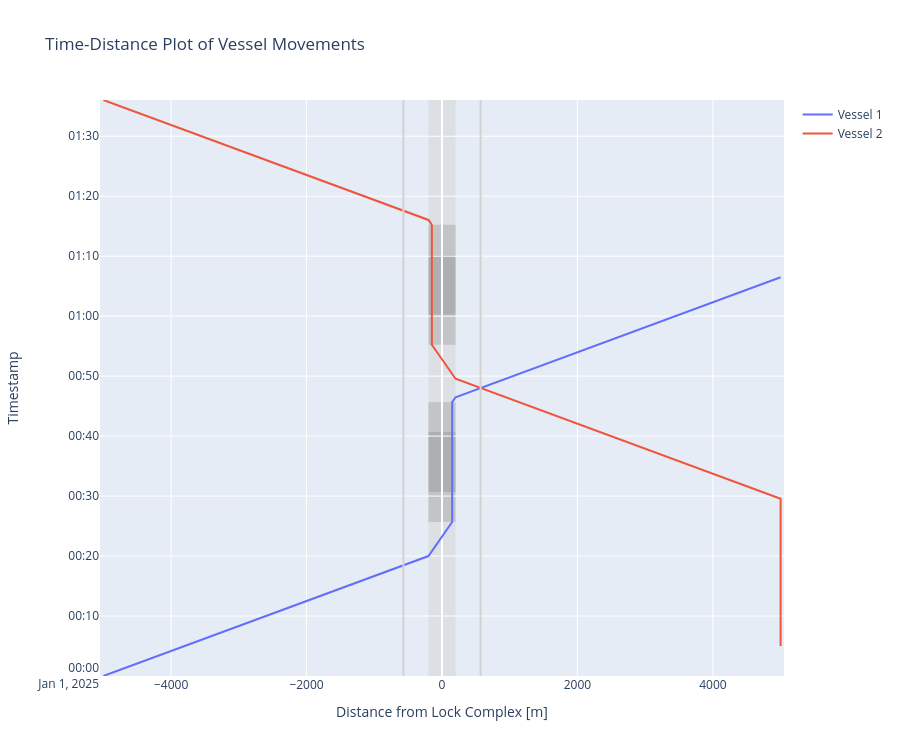

The code cell stored with this chart in its notebook:
### Markdown cell above
##### Time-distance diagram
Lock chambers also have time-distance diagram plots, in which we can inspect the trajectories of the vessels and the lock chamber operation phases. We can now better understand why waiting time emerged for the second vessel. Vessels pass at 300 meters from the lock (by default).

### Code cell
def cm_to_pixels(cm):
    return cm * 37.8 # Set figure height to 10 cmfig.update_layout(height=cm_to_pixels(10))

# We can plot the time-distance diagram
fig = lock_chamber.plot(xlimmin = -5050, 
                        xlimmax = 5050, 
                        method='Plotly')

fig.update_layout(height=cm_to_pixels(20))

### Figure 1 — Plotly figure (JSON) as saved in the notebook; plotly's stock layout.template omitted (floating-point values rounded to 4 significant figures)
{"data": [{"mode": "lines", "name": "Vessel 1", "type": "scatter", "x": [-5000.0, -5000.0, -200.0, -200.0, 150.0, 150.0, 150.0, 150.0, 150.0, 150.0, 150.0, 150.0, 200.0, 200.0, 5000.0, 5000.0], "y": ["2025-01-01T00:00:00", "2025-01-01T00:00:00", "2025-01-01T00:20:00", "2025-01-01T00:20:00", "2025-01-01T00:25:40.172786", "2025-01-01T00:25:40.172786", "2025-01-01T00:30:40.172786", "2025-01-01T00:30:40.172786", "2025-01-01T00:40:40.172786", "2025-01-01T00:40:40.172786", "2025-01-01T00:45:40.172786", "2025-01-01T00:45:40.172786", "2025-01-01T00:46:28.768899", "2025-01-01T00:46:28.768899", "2025-01-01T01:06:28.768899", "2025-01-01T01:06:28.768899"]}, {"mode": "lines", "name": "Vessel 2", "type": "scatter", "x": [5000.0, 5000.0, 5000.0, 5000.0, 200.0, 200.0, -150.0, -150.0, -150.0, -150.0, -150.0, -150.0, -150.0, -150.0, -200.0, -200.0, -5000.0, -5000.0], "y": ["2025-01-01T00:05:00", "2025-01-01T00:05:00", "2025-01-01T00:29:33.768898", "2025-01-01T00:29:33.768898", "2025-01-01T00:49:33.768898", "2025-01-01T00:49:33.768898", "2025-01-01T00:55:13.941684", "2025-01-01T00:55:13.941685", "2025-01-01T01:00:13.941685", "2025-01-01T01:00:13.941685", "2025-01-01T01:10:13.941685", "2025-01-01T01:10:13.941685", "2025-01-01T01:15:13.941685", "2025-01-01T01:15:13.941685", "2025-01-01T01:16:02.537798", "2025-01-01T01:16:02.537798", "2025-01-01T01:36:02.537798", "2025-01-01T01:36:02.537798"]}], "layout": {"height": 756, "shapes": [{"fillcolor": "lightgrey", "layer": "below", "line": {"width": 0}, "name": "Lock Geometry", "opacity": 0.5, "type": "rect", "x0": -200, "x1": 200, "y0": "2025-01-01T00:00:00", "y1": "2025-01-01T01:36:02.537798"}, {"fillcolor": "darkgrey", "layer": "below", "line": {"width": 0}, "name": "Lock gate closing", "opacity": 0.5, "type": "rect", "x0": -200, "x1": 200, "y0": "2025-01-01T00:25:40.172786", "y1": "2025-01-01T00:30:40.172786"}, {"fillcolor": "grey", "layer": "below", "line": {"width": 0}, "name": "Lock levelling", "opacity": 0.5, "type": "rect", "x0": -200, "x1": 200, "y0": "2025-01-01T00:30:40.172786", "y1": "2025-01-01T00:40:40.172786"}, {"fillcolor": "darkgrey", "layer": "below", "line": {"width": 0}, "name": "Lock gate opening", "opacity": 0.5, "type": "rect", "x0": -200, "x1": 200, "y0": "2025-01-01T00:40:40.172786", "y1": "2025-01-01T00:45:40.172786"}, {"fillcolor": "darkgrey", "layer": "below", "line": {"width": 0}, "name": "Lock gate closing", "opacity": 0.5, "type": "rect", "x0": -200, "x1": 200, "y0": "2025-01-01T00:55:13.941685", "y1": "2025-01-01T01:00:13.941685"}, {"fillcolor": "grey", "layer": "below", "line": {"width": 0}, "name": "Lock levelling", "opacity": 0.5, "type": "rect", "x0": -200, "x1": 200, "y0": "2025-01-01T01:00:13.941685", "y1": "2025-01-01T01:10:13.941685"}, {"fillcolor": "darkgrey", "layer": "below", "line": {"width": 0}, "name": "Lock gate opening", "opacity": 0.5, "type": "rect", "x0": -200, "x1": 200, "y0": "2025-01-01T01:10:13.941685", "y1": "2025-01-01T01:15:13.941685"}, {"line": {"color": "lightgrey"}, "type": "line", "x0": -570, "x1": -570, "xref": "x", "y0": 0, "y1": 1, "yref": "y domain"}, {"line": {"color": "lightgrey"}, "type": "line", "x0": 570, "x1": 570, "xref": "x", "y0": 0, "y1": 1, "yref": "y domain"}], "showlegend": true, "title": {"text": "Time-Distance Plot of Vessel Movements"}, "xaxis": {"range": [-5050, 5050], "title": {"text": "Distance from Lock Complex [m]"}}, "yaxis": {"range": ["2025-01-01T00:00:00", "2025-01-01T01:36:02.537798"], "title": {"text": "Timestamp"}}}}
